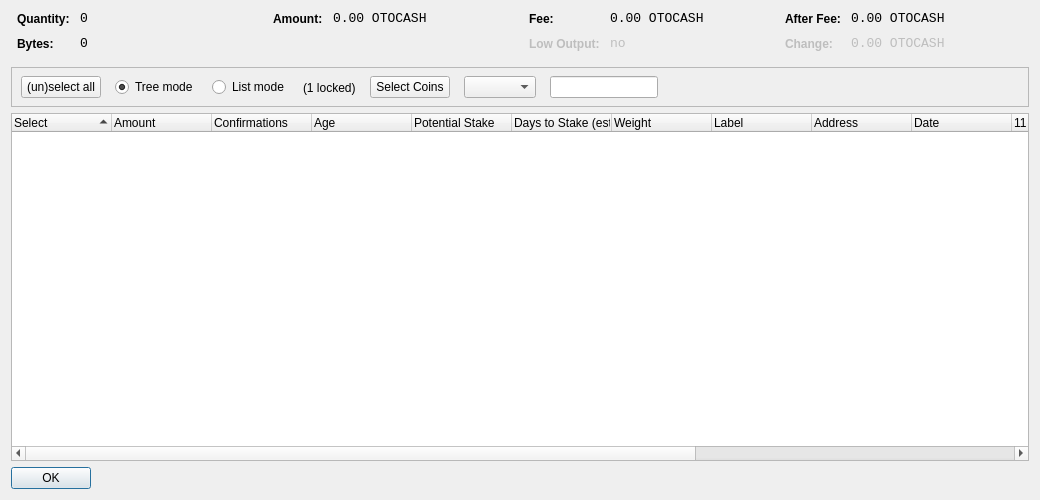
<?xml version="1.0" encoding="UTF-8"?>
<ui version="4.0">
 <class>CoinControlDialog</class>
 <widget class="QDialog" name="CoinControlDialog">
  <property name="geometry">
   <rect>
    <x>0</x>
    <y>0</y>
    <width>1040</width>
    <height>500</height>
   </rect>
  </property>
  <property name="windowTitle">
   <string>Coin Control</string>
  </property>
  <layout class="QVBoxLayout" name="verticalLayout">
   <item>
    <layout class="QHBoxLayout" name="horizontalLayoutTop" stretch="0,0,0,0">
     <property name="topMargin">
      <number>0</number>
     </property>
     <property name="bottomMargin">
      <number>10</number>
     </property>
     <item>
      <layout class="QFormLayout" name="formLayoutCoinControl1">
       <property name="horizontalSpacing">
        <number>10</number>
       </property>
       <property name="verticalSpacing">
        <number>10</number>
       </property>
       <property name="leftMargin">
        <number>6</number>
       </property>
       <property name="rightMargin">
        <number>6</number>
       </property>
       <item row="0" column="0">
        <widget class="QLabel" name="labelCoinControlQuantityText">
         <property name="styleSheet">
          <string notr="true">font-weight:bold;</string>
         </property>
         <property name="text">
          <string>Quantity:</string>
         </property>
        </widget>
       </item>
       <item row="0" column="1">
        <widget class="QLabel" name="labelCoinControlQuantity">
         <property name="font">
          <font>
           <family>Monospace</family>
           <pointsize>10</pointsize>
          </font>
         </property>
         <property name="cursor">
          <cursorShape>IBeamCursor</cursorShape>
         </property>
         <property name="contextMenuPolicy">
          <enum>Qt::ActionsContextMenu</enum>
         </property>
         <property name="text">
          <string notr="true">0</string>
         </property>
         <property name="textInteractionFlags">
          <set>Qt::LinksAccessibleByMouse|Qt::TextSelectableByKeyboard|Qt::TextSelectableByMouse</set>
         </property>
        </widget>
       </item>
       <item row="1" column="0">
        <widget class="QLabel" name="labelCoinControlBytesText">
         <property name="styleSheet">
          <string notr="true">font-weight:bold;</string>
         </property>
         <property name="text">
          <string>Bytes:</string>
         </property>
        </widget>
       </item>
       <item row="1" column="1">
        <widget class="QLabel" name="labelCoinControlBytes">
         <property name="font">
          <font>
           <family>Monospace</family>
           <pointsize>10</pointsize>
          </font>
         </property>
         <property name="cursor">
          <cursorShape>IBeamCursor</cursorShape>
         </property>
         <property name="contextMenuPolicy">
          <enum>Qt::ActionsContextMenu</enum>
         </property>
         <property name="text">
          <string notr="true">0</string>
         </property>
         <property name="textInteractionFlags">
          <set>Qt::LinksAccessibleByMouse|Qt::TextSelectableByKeyboard|Qt::TextSelectableByMouse</set>
         </property>
        </widget>
       </item>
      </layout>
     </item>
     <item>
      <layout class="QFormLayout" name="formLayoutCoinControl2">
       <property name="horizontalSpacing">
        <number>10</number>
       </property>
       <property name="verticalSpacing">
        <number>10</number>
       </property>
       <property name="leftMargin">
        <number>6</number>
       </property>
       <property name="rightMargin">
        <number>6</number>
       </property>
       <item row="0" column="0">
        <widget class="QLabel" name="labelCoinControlAmountText">
         <property name="styleSheet">
          <string notr="true">font-weight:bold;</string>
         </property>
         <property name="text">
          <string>Amount:</string>
         </property>
        </widget>
       </item>
       <item row="0" column="1">
        <widget class="QLabel" name="labelCoinControlAmount">
         <property name="font">
          <font>
           <family>Monospace</family>
           <pointsize>10</pointsize>
          </font>
         </property>
         <property name="cursor">
          <cursorShape>IBeamCursor</cursorShape>
         </property>
         <property name="contextMenuPolicy">
          <enum>Qt::ActionsContextMenu</enum>
         </property>
         <property name="text">
          <string notr="true">0.00 OTOCASH</string>
         </property>
         <property name="textInteractionFlags">
          <set>Qt::LinksAccessibleByMouse|Qt::TextSelectableByKeyboard|Qt::TextSelectableByMouse</set>
         </property>
        </widget>
       </item>
      </layout>
     </item>
     <item>
      <layout class="QFormLayout" name="formLayoutCoinControl3">
       <property name="horizontalSpacing">
        <number>10</number>
       </property>
       <property name="verticalSpacing">
        <number>10</number>
       </property>
       <property name="leftMargin">
        <number>6</number>
       </property>
       <property name="rightMargin">
        <number>6</number>
       </property>
       <item row="0" column="0">
        <widget class="QLabel" name="labelCoinControlFeeText">
         <property name="styleSheet">
          <string notr="true">font-weight:bold;</string>
         </property>
         <property name="text">
          <string>Fee:</string>
         </property>
        </widget>
       </item>
       <item row="0" column="1">
        <widget class="QLabel" name="labelCoinControlFee">
         <property name="font">
          <font>
           <family>Monospace</family>
           <pointsize>10</pointsize>
          </font>
         </property>
         <property name="cursor">
          <cursorShape>IBeamCursor</cursorShape>
         </property>
         <property name="contextMenuPolicy">
          <enum>Qt::ActionsContextMenu</enum>
         </property>
         <property name="text">
          <string notr="true">0.00 OTOCASH</string>
         </property>
         <property name="textInteractionFlags">
          <set>Qt::LinksAccessibleByMouse|Qt::TextSelectableByKeyboard|Qt::TextSelectableByMouse</set>
         </property>
        </widget>
       </item>
       <item row="1" column="0">
        <widget class="QLabel" name="labelCoinControlLowOutputText">
         <property name="enabled">
          <bool>false</bool>
         </property>
         <property name="styleSheet">
          <string notr="true">font-weight:bold;</string>
         </property>
         <property name="text">
          <string>Low Output:</string>
         </property>
        </widget>
       </item>
       <item row="1" column="1">
        <widget class="QLabel" name="labelCoinControlLowOutput">
         <property name="enabled">
          <bool>false</bool>
         </property>
         <property name="font">
          <font>
           <family>Monospace</family>
           <pointsize>10</pointsize>
          </font>
         </property>
         <property name="cursor">
          <cursorShape>IBeamCursor</cursorShape>
         </property>
         <property name="contextMenuPolicy">
          <enum>Qt::ActionsContextMenu</enum>
         </property>
         <property name="text">
          <string notr="true">no</string>
         </property>
         <property name="textInteractionFlags">
          <set>Qt::LinksAccessibleByMouse|Qt::TextSelectableByKeyboard|Qt::TextSelectableByMouse</set>
         </property>
        </widget>
       </item>
      </layout>
     </item>
     <item>
      <layout class="QFormLayout" name="formLayoutCoinControl4">
       <property name="fieldGrowthPolicy">
        <enum>QFormLayout::AllNonFixedFieldsGrow</enum>
       </property>
       <property name="horizontalSpacing">
        <number>10</number>
       </property>
       <property name="verticalSpacing">
        <number>10</number>
       </property>
       <property name="leftMargin">
        <number>6</number>
       </property>
       <property name="rightMargin">
        <number>6</number>
       </property>
       <item row="0" column="0">
        <widget class="QLabel" name="labelCoinControlAfterFeeText">
         <property name="styleSheet">
          <string notr="true">font-weight:bold;</string>
         </property>
         <property name="text">
          <string>After Fee:</string>
         </property>
        </widget>
       </item>
       <item row="0" column="1">
        <widget class="QLabel" name="labelCoinControlAfterFee">
         <property name="font">
          <font>
           <family>Monospace</family>
           <pointsize>10</pointsize>
          </font>
         </property>
         <property name="cursor">
          <cursorShape>IBeamCursor</cursorShape>
         </property>
         <property name="contextMenuPolicy">
          <enum>Qt::ActionsContextMenu</enum>
         </property>
         <property name="text">
          <string notr="true">0.00 OTOCASH</string>
         </property>
         <property name="textInteractionFlags">
          <set>Qt::LinksAccessibleByMouse|Qt::TextSelectableByKeyboard|Qt::TextSelectableByMouse</set>
         </property>
        </widget>
       </item>
       <item row="1" column="0">
        <widget class="QLabel" name="labelCoinControlChangeText">
         <property name="enabled">
          <bool>false</bool>
         </property>
         <property name="styleSheet">
          <string notr="true">font-weight:bold;</string>
         </property>
         <property name="text">
          <string>Change:</string>
         </property>
        </widget>
       </item>
       <item row="1" column="1">
        <widget class="QLabel" name="labelCoinControlChange">
         <property name="enabled">
          <bool>false</bool>
         </property>
         <property name="font">
          <font>
           <family>Monospace</family>
           <pointsize>10</pointsize>
          </font>
         </property>
         <property name="cursor">
          <cursorShape>IBeamCursor</cursorShape>
         </property>
         <property name="contextMenuPolicy">
          <enum>Qt::ActionsContextMenu</enum>
         </property>
         <property name="text">
          <string notr="true">0.00 OTOCASH</string>
         </property>
         <property name="textInteractionFlags">
          <set>Qt::LinksAccessibleByMouse|Qt::TextSelectableByKeyboard|Qt::TextSelectableByMouse</set>
         </property>
        </widget>
       </item>
      </layout>
     </item>
    </layout>
   </item>
   <item>
    <widget class="QFrame" name="frame">
     <property name="minimumSize">
      <size>
       <width>0</width>
       <height>40</height>
      </size>
     </property>
     <property name="frameShape">
      <enum>QFrame::StyledPanel</enum>
     </property>
     <property name="frameShadow">
      <enum>QFrame::Sunken</enum>
     </property>
     <widget class="QWidget" name="horizontalLayoutWidget">
      <property name="geometry">
       <rect>
        <x>10</x>
        <y>0</y>
        <width>781</width>
        <height>41</height>
       </rect>
      </property>
      <layout class="QHBoxLayout" name="horizontalLayoutPanel" stretch="0,0,0,0,0,0,0">
       <property name="spacing">
        <number>14</number>
       </property>
       <item>
        <widget class="QPushButton" name="pushButtonSelectAll">
         <property name="sizePolicy">
          <sizepolicy hsizetype="Maximum" vsizetype="Fixed">
           <horstretch>0</horstretch>
           <verstretch>0</verstretch>
          </sizepolicy>
         </property>
         <property name="text">
          <string>(un)select all</string>
         </property>
        </widget>
       </item>
       <item>
        <widget class="QRadioButton" name="radioTreeMode">
         <property name="sizePolicy">
          <sizepolicy hsizetype="Maximum" vsizetype="Fixed">
           <horstretch>0</horstretch>
           <verstretch>0</verstretch>
          </sizepolicy>
         </property>
         <property name="text">
          <string>Tree mode</string>
         </property>
         <property name="checked">
          <bool>true</bool>
         </property>
        </widget>
       </item>
       <item>
        <widget class="QRadioButton" name="radioListMode">
         <property name="sizePolicy">
          <sizepolicy hsizetype="Maximum" vsizetype="Fixed">
           <horstretch>0</horstretch>
           <verstretch>0</verstretch>
          </sizepolicy>
         </property>
         <property name="text">
          <string>List mode</string>
         </property>
        </widget>
       </item>
       <item>
        <widget class="QLabel" name="labelLocked">
          <property name="text">
            <string notr="true">(1 locked)</string>
          </property>
        </widget>
       </item>
       <item>
        <widget class="QPushButton" name="pushButtonCustomCC">
         <property name="text">
          <string>Select Coins</string>
         </property>
        </widget>
       </item>
       <item>
        <widget class="QComboBox" name="QComboBoxFilterCoins"/>
       </item>
       <item>
        <widget class="QLineEdit" name="lineEditCustomCC">
         <property name="enabled">
          <bool>true</bool>
         </property>
         <property name="sizePolicy">
          <sizepolicy hsizetype="Fixed" vsizetype="Fixed">
           <horstretch>0</horstretch>
           <verstretch>0</verstretch>
          </sizepolicy>
         </property>
         <property name="baseSize">
          <size>
           <width>50</width>
           <height>0</height>
          </size>
         </property>
        </widget>
       </item>
       <item>
        <spacer name="horizontalSpacer">
         <property name="orientation">
          <enum>Qt::Horizontal</enum>
         </property>
         <property name="sizeHint" stdset="0">
          <size>
           <width>40</width>
           <height>20</height>
          </size>
         </property>
        </spacer>
       </item>
      </layout>
     </widget>
    </widget>
   </item>
   <item>
    <widget class="CoinControlTreeWidget" name="treeWidget">
     <property name="contextMenuPolicy">
      <enum>Qt::CustomContextMenu</enum>
     </property>
     <property name="sortingEnabled">
      <bool>false</bool>
     </property>
     <property name="columnCount">
      <number>15</number>
     </property>
     <attribute name="headerShowSortIndicator" stdset="0">
      <bool>true</bool>
     </attribute>
     <attribute name="headerStretchLastSection">
      <bool>false</bool>
     </attribute>
     <column>
      <property name="text">
       <string>Select</string>
      </property>
     </column>
     <column>
      <property name="text">
       <string>Amount</string>
      </property>
     </column>
     <column>
      <property name="text">
       <string>Confirmations</string>
      </property>
      <property name="toolTip">
       <string>Confirmed</string>
      </property>
     </column>
     <column>
      <property name="text">
       <string>Age</string> /** age **/
      </property>
     </column>
	   <column>
      <property name="text">
       <string>Potential Stake</string>
      </property>
     </column>
  	 <column>
      <property name="text">
       <string>Days to Stake (est.)</string>
      </property>
     </column>
     <column>
      <property name="text">
       <string>Weight</string>
      </property>
     </column>
     <column>
      <property name="text">
       <string>Label</string>
      </property>
     </column>
     <column>
      <property name="text">
       <string>Address</string>
      </property>
     </column>
     <column>
      <property name="text">
       <string>Date</string>
      </property>
     </column>
     <column>
      <property name="text">
       <string/>
      </property>
     </column>
     <column>
      <property name="text">
       <string/>
      </property>
     </column>
     <column>
      <property name="text">
       <string/>
      </property>
     </column>
     <column>
      <property name="text">
       <string/>
      </property>
     </column>
     <column>
      <property name="text">
       <string/>
      </property>
     </column>
    </widget>
   </item>
   <item>
    <widget class="QDialogButtonBox" name="buttonBox">
     <property name="sizePolicy">
      <sizepolicy hsizetype="Maximum" vsizetype="Fixed">
       <horstretch>0</horstretch>
       <verstretch>0</verstretch>
      </sizepolicy>
     </property>
     <property name="orientation">
      <enum>Qt::Horizontal</enum>
     </property>
     <property name="standardButtons">
      <set>QDialogButtonBox::Ok</set>
     </property>
    </widget>
   </item>
  </layout>
 </widget>
 <customwidgets>
  <customwidget>
   <class>CoinControlTreeWidget</class>
   <extends>QTreeWidget</extends>
   <header>coincontroltreewidget.h</header>
  </customwidget>
 </customwidgets>
 <resources/>
 <connections/>
</ui>
